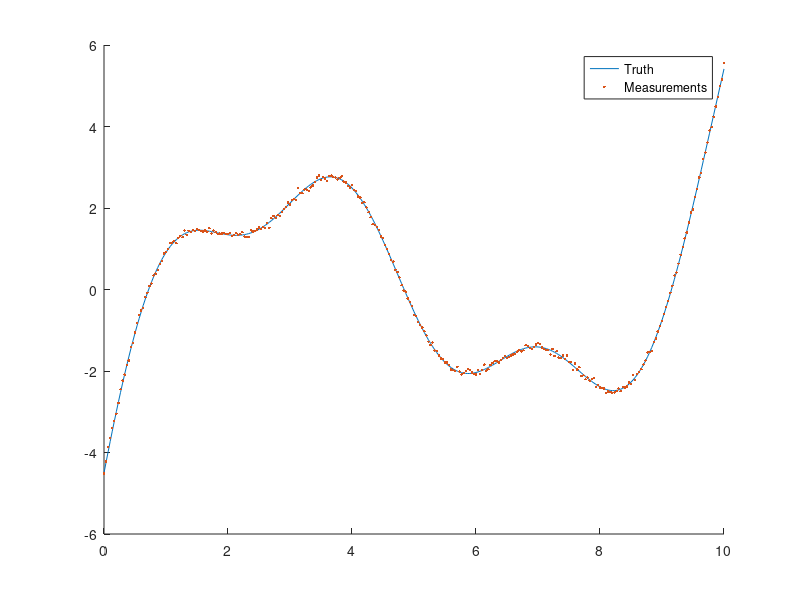
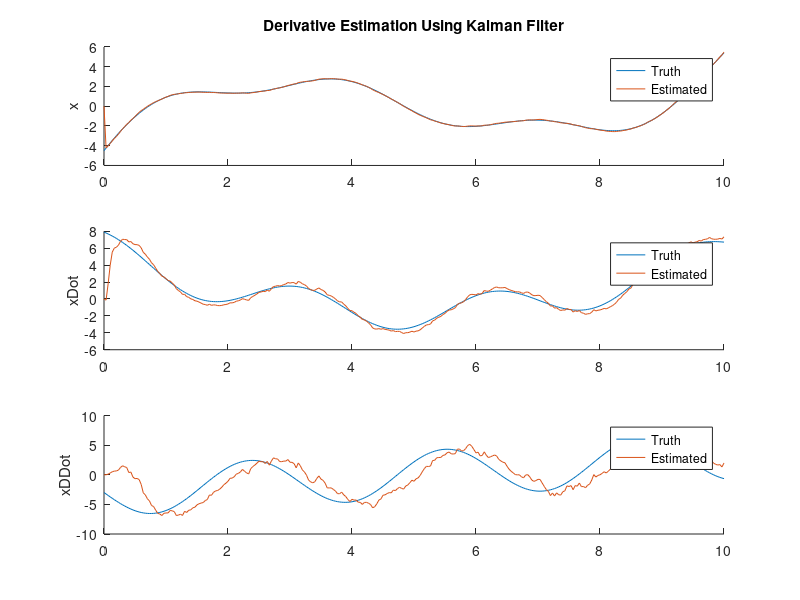

The MATLAB script that drew these images, in order: (Note: this script raises an error after producing the figures.)
clear;

xP = [0.1, -1.5, 5.9, -4.5];
xDotP = polyder(xP);
xDDotP = polyder(xDotP);

T = 1/30;
t = 0:T:10;
N = length(t);

xTruth = polyval(xP, t) + sin(2.*t);
xDotTruth = polyval(xDotP, t) + 2.*cos(2.*t);
xDDotTruth = polyval(xDDotP, t) - 4.*sin(2.*t);

% Define state equations
F = [1, T, 1/2*T^2; 0, 1, T; 0, 0, 1];
G = [1/6*T^3; 1/2*T^2; T];
H = [1, 0, 0];

sigW = 10;
sigV = 0.05;

Q = G*(G')*sigW^2;
R = sigV^2;

% Measurements, position only
z = xTruth + mvnrnd(zeros(1,1), R, N)';

% Initialize estimates
xHat = zeros(3, N);
pHat = eye(3);
pHatNorm = zeros(1, N);

% Sample noise
w = mvnrnd(zeros(3,1), Q, N)';
v = mvnrnd(zeros(1,1), R, N)';

% Run filter
for k = 2:N
    xHatP = F*xHat(:,k - 1);
    pHatP = F*pHat*(F') + Q;
    
    y = z(k) - H*xHatP;
    S = H*pHatP*(H') + R;
    K = pHatP*(H')*inv(S);
    
    xHat(:,k) = xHatP + K*y;
    pHat = (eye(3) - K*H)*pHatP;
    pHatNorm(k) = norm(pHat, 2);
end

figure(1);
clf;
hold on;

plot(t, xTruth);
plot(t, z, '.');

legend('Truth', 'Measurements');

figure(2);
clf;

subplot(3,1,1);
title('Derivative Estimation Using Kalman Filter');
hold on;

plot(t, xTruth);
plot(t, xHat(1,:));

ylabel('x');
legend('Truth', 'Estimated');

subplot(3,1,2);
hold on;

plot(t, xDotTruth);
plot(t, xHat(2,:));

ylabel('xDot');
legend('Truth', 'Estimated');

subplot(3,1,3);
hold on;

plot(t, xDDotTruth);
plot(t, xHat(3,:));

ylabel('xDDot');
legend('Truth', 'Estimated');


d = 5;
[yq, Cq] = LsqFitVectorSpline(z', t(1), t(end), d, 20);
[yqd, Cqd, dd] = DerVectorSpline(yq, Cq, d);
[yqdd, Cqdd, ddd] = DerVectorSpline(yqd, Cqd, dd);

xHatSpline = [EvalVectorSpline(yq, Cq, d, t)';
              EvalVectorSpline(yqd, Cqd, dd, t)';
              EvalVectorSpline(yqdd, Cqdd, ddd, t)'];

figure(3);
clf;

subplot(3,1,1);
hold on;
title('Derivative Estimation Using B-Splines');

plot(t, xTruth);
plot(t, xHatSpline(1,:));

ylabel('x');
legend('Truth', 'Estimated');

subplot(3,1,2);
hold on;

plot(t, xDotTruth);
plot(t, xHatSpline(2,:));

ylabel('xDot');
legend('Truth', 'Estimated');

subplot(3,1,3);
hold on;

plot(t, xDDotTruth);
plot(t, xHatSpline(3,:));

ylabel('xDDot');
legend('Truth', 'Estimated');

% It seems like when you can, it's better to fit to a continuous function
% and differentiate than using a recursive estimation technique for
% estimation of derivatives. For splines specifically, this may be due to
% their power in estimation of derivatives.
